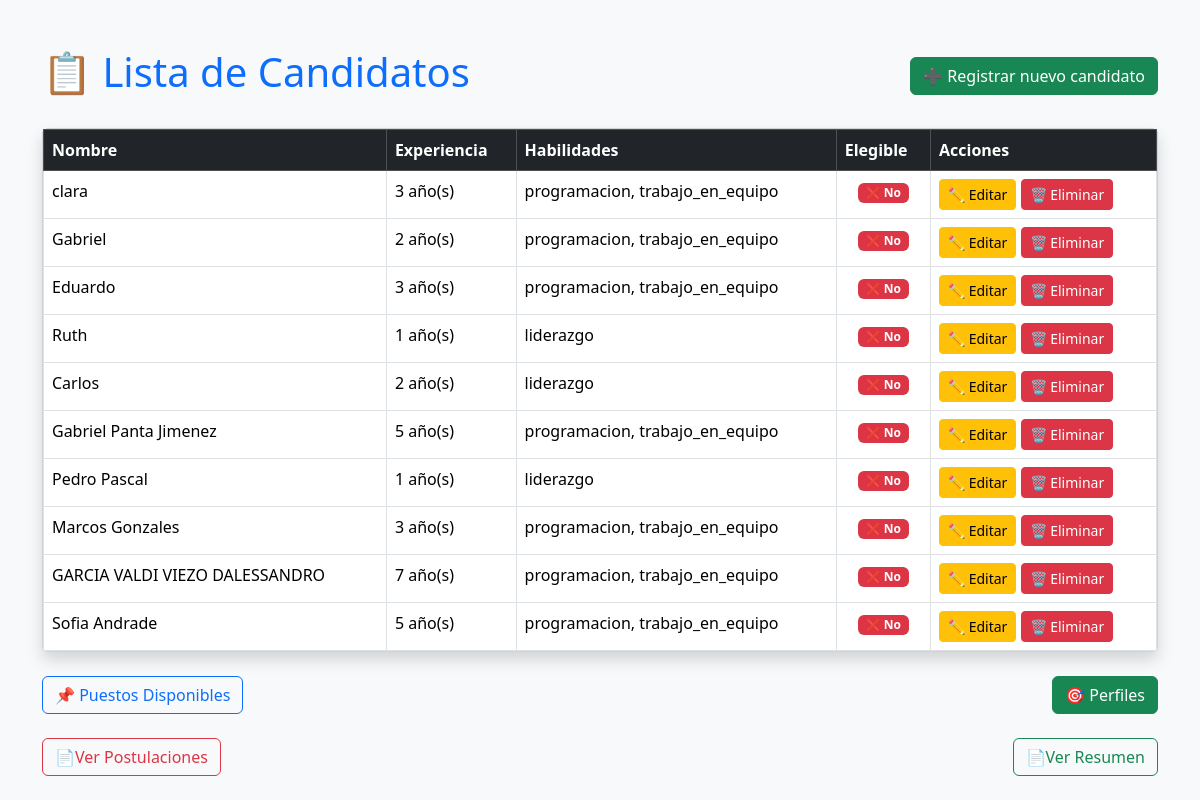
Before: / with the older database file.
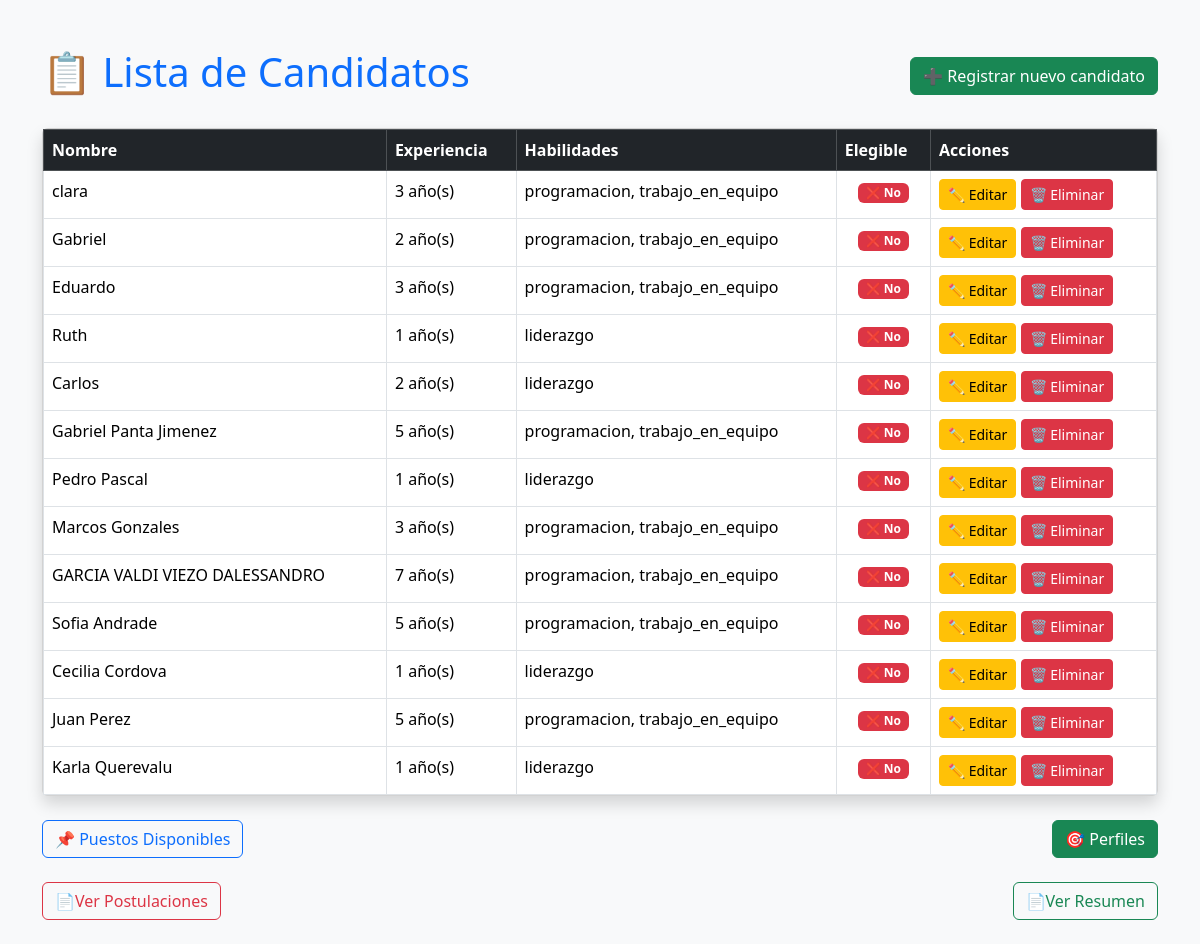
After: the same page with the newer database file.
### evaluador/models.py (models this page shows, shortened)
class Candidato(models.Model):
    nombre = models.CharField(max_length=100)
    experiencia = models.IntegerField()
    habilidades = models.TextField()
    estudios = models.CharField(max_length=100)
    personalidad = models.CharField(max_length=100)
    es_elegible = models.BooleanField(default=False)
    @property
    def lista_habilidades(self):
        return [h.strip() for h in self.habilidades.split(',')]

### evaluador/views.py (the view)
# urls.py: path('', views.index, name='index'),
def index(request):
    candidatos = Candidato.objects.all()
    resultados = [(c, evaluar_candidato(c.nombre)) for c in candidatos]
    return render(request, 'evaluador/index.html', {'resultados': resultados})

### evaluador/views.py (called while the page is built)
def evaluar_candidato(nombre):
    prolog = Prolog()
    prolog.consult("evaluador/logica.pl")
    nombre = nombre.lower().replace(" ", "_")
    result = list(prolog.query(f"elegible({nombre})"))
    return len(result) > 0

### evaluador/templates/evaluador/index.html (shortened to what this page needs)
<!DOCTYPE html>
<html lang="es">
<head>
    <link href="https://cdn.jsdelivr.net/npm/bootstrap@5.3.3/dist/css/bootstrap.min.css" rel="stylesheet">
</head>
<body class="bg-light">
    <div class="container mt-5">
        <div class="d-flex justify-content-between align-items-center mb-4">
            <h1 class="text-primary">📋 Lista de Candidatos</h1>
            <a href="/nuevo" class="btn btn-success">➕ Registrar nuevo candidato</a>
        </div>
        <div class="card shadow">
            <div class="card-body p-0">
                <table class="table table-hover table-bordered mb-0">
                    <thead class="table-dark">
                        <tr>
                            <th>Nombre</th>
                            <th>Experiencia</th>
                            <th>Habilidades</th>
                            <th>Elegible</th>
                            <th>Acciones</th>
                        </tr>
                    </thead>
                    <tbody>
                        {% for candidato, elegible in resultados %}
                        <tr>
                            <td>{{ candidato.nombre }}</td>
                            <td>{{ candidato.experiencia }} año(s)</td>
                            <td>{{ candidato.lista_habilidades|join:", " }}</td>
                            <td class="text-center">
                                {% if elegible %}
                                <span class="badge bg-success">✅ Sí</span>
                                {% else %}
                                <span class="badge bg-danger">❌ No</span>
                                {% endif %}
                            </td>
                            <td>
                                <a href="{% url 'editar_candidato' candidato.id %}" class="btn btn-sm btn-warning">✏️ Editar</a>
                                <a href="{% url 'eliminar_candidato' candidato.id %}" class="btn btn-sm btn-danger"
                                    onclick="return confirm('¿Estás seguro de eliminar este candidato?');">🗑️ Eliminar</a>
                            </td>
                        </tr>
                        {% empty %}
                        <tr>
                            <td colspan="4" class="text-center text-muted">No hay candidatos registrados.</td>
                        </tr>
                        {% endfor %}
                    </tbody>
                </table>
            </div>
        </div>
        <br>
        <div class="d-flex justify-content-between align-items-center mb-4">
            <a href="/puestos" class="btn btn-outline-primary">📌 Puestos Disponibles</a>
            <a href="/perfiles" class="btn btn-success">🎯 Perfiles</a>
        </div>
        <div class="d-flex justify-content-between align-items-center mb-4">
            <a href="/postulaciones" class="btn btn-outline-danger">📄Ver Postulaciones</a>
            <a href="/resumen" class="btn btn-outline-success">📄Ver Resumen</a>
        </div>
    </div>
</body>
</html>

Changed rows visible on the page:
added Candidato: nombre "Cecilia Cordova", experiencia "1", lista_habilidades "liderazgo"
added Candidato: nombre "Juan Perez", experiencia "5", lista_habilidades "programacion, trabajo_en_equipo"
added Candidato: nombre "Karla Querevalu", experiencia "1", lista_habilidades "liderazgo"
